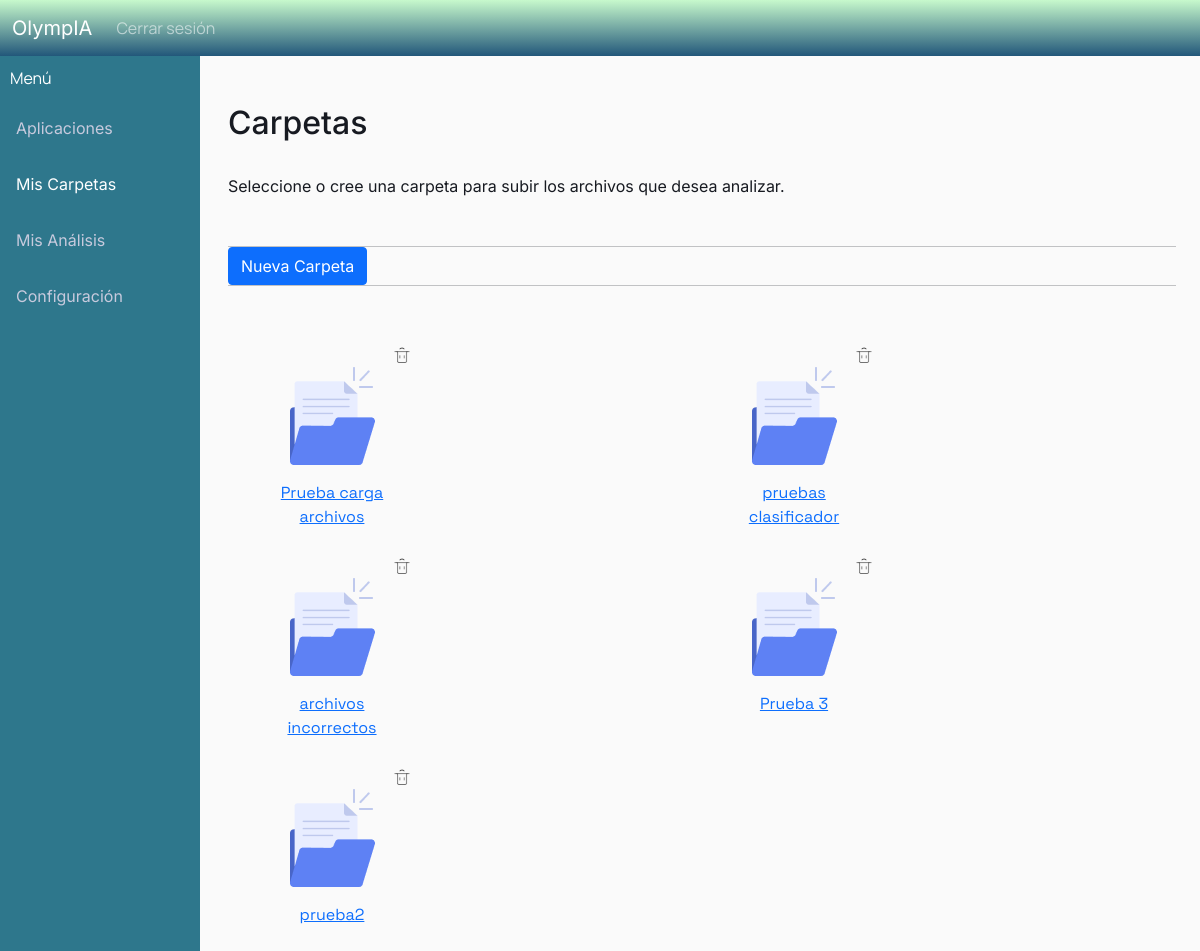
The app's page /carpetas (signed in), older data.
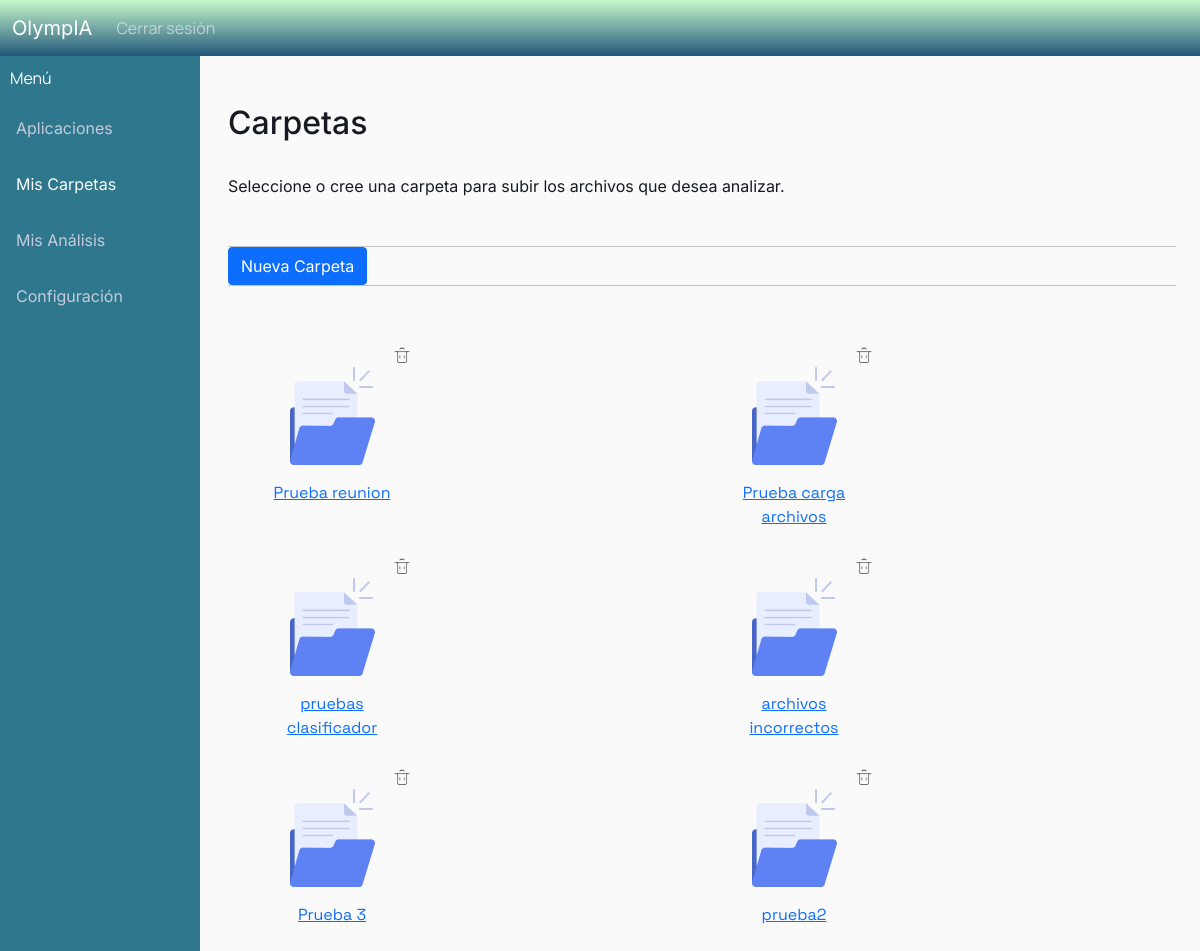
The same page, newer data.
### analisis/models.py (models this page shows, shortened)
class Carpeta(models.Model):
    nombre = models.CharField(max_length=256)
    fecha_creacion = models.DateTimeField(null=False)
    ultima_modificacion = models.DateTimeField(null=False)
    usuario = models.ForeignKey(User, on_delete=models.CASCADE)

### analisis/views.py (the view)
# urls.py: path("carpetas", views.carpetas, name="analisis-carpetas"),
@login_required
def carpetas(request):
    usuario_actual = request.user
    context = {
        "carpetas": Carpeta.objects.filter(usuario = usuario_actual).order_by("-id"),
    }
    return render(request, "analisis/carpetas.html", context= context)

### analisis/templates/analisis/carpetas.html (shortened to what this page needs)
{% extends "analisis/base.html" %}
{% load static %}
{% block content %}
<div class="row">
    <div class="col-sm">
        <div class="sidebar">
            <div class="sidebar-brand"> Menú </div>
            <a href="{% url 'analisis-principal' %}">Aplicaciones</a>
            <a class="active" href="">Mis Carpetas</a>
            <a href="{% url 'analisis-resultados' %}">Mis Análisis</a>
            <a href="{% url 'analisis-config' %}">Configuración</a>
        </div>
    </div>
    <div class = "col-md-10">
        <main role="main" class="container">
            <h2>Carpetas</h2>
            <p> Seleccione o cree una carpeta para subir los archivos que desea analizar. </p>
            <div class="file-manager-actions container-p-x py-2">
                <hr class="m-0" />
                <div>
                    <a href="{% url 'analisis-nueva_carpeta' %}">
                        <button type="button" class="btn btn-primary mr-2">Nueva Carpeta</button>
                    </a>
                </div>
                <hr class="m-0" />
            </div>
            <div class="container">
                <div class="row">
                    {% for carpeta in carpetas %}
                    <div class="col-6">
                        <div class="card bg-transparent border-0" style="width:10rem;">
                            <div class = "text-end">
                                <a href="{% url 'analisis-borrar_carpeta' carpeta.id %}" onclick="return confirm('¿Estás seguro de que quieres eliminar este archivo? Todos los análisis asociados a la carpeta serán eliminados.')">
                                    <img src="{% static 'images/trash.png'%}" width="20" >
                                </a>
                            </div>
                            <div class="text-center" >
                                <a href="{% url 'analisis-carpeta' carpeta.id %}">
                                    <div class="text-center" >
                                        <img src="{% static 'images/carpeta.png'%}">
                                    </div>
                                    <div class="card-body">
                                        <div class="card-title nombre">{{carpeta.nombre}}</div>
                                    </div>
                                </a>
                            </div>
                        </div>
                    </div>
                    {% endfor %}
                </div>
            </div>
        </main>
    </div>
</div>
{% endblock content %}

Row changes from the older to the newer data that the page shows:
added Carpeta: nombre "Prueba reunion"
